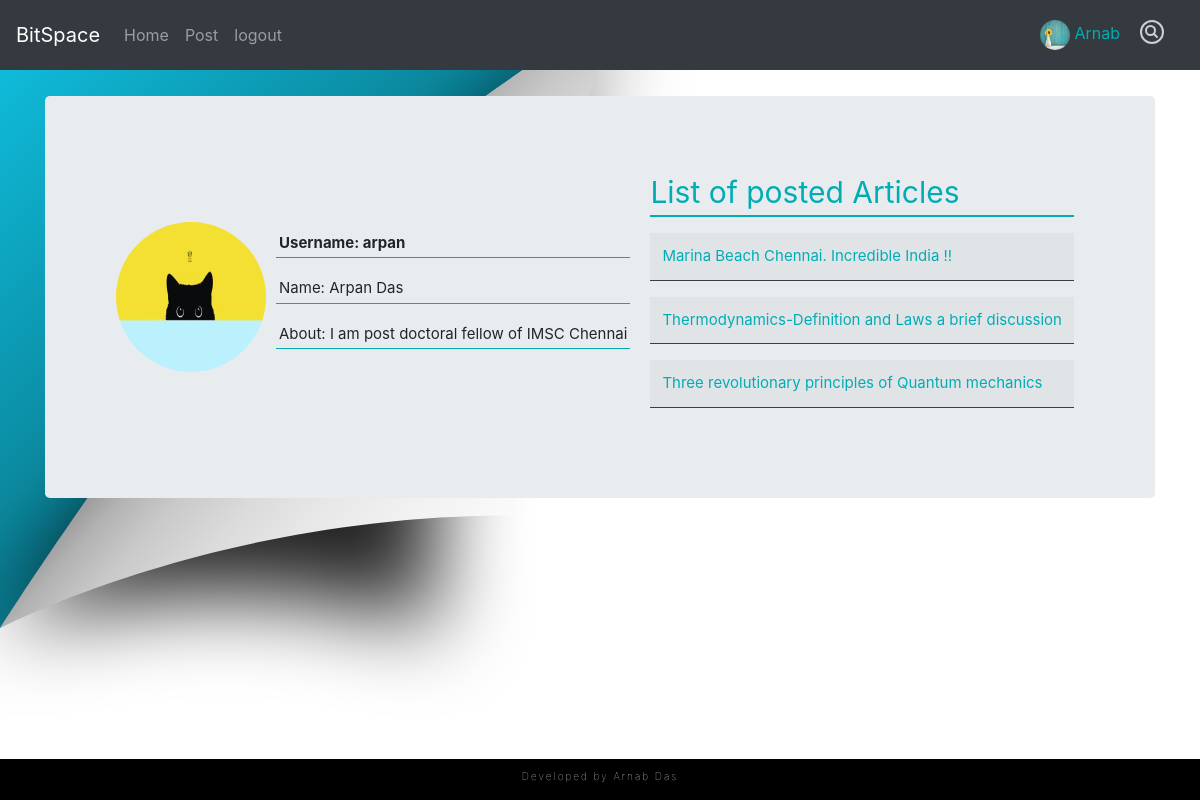
The page /user_profile/2/ (signed in) on the database as committed earlier.
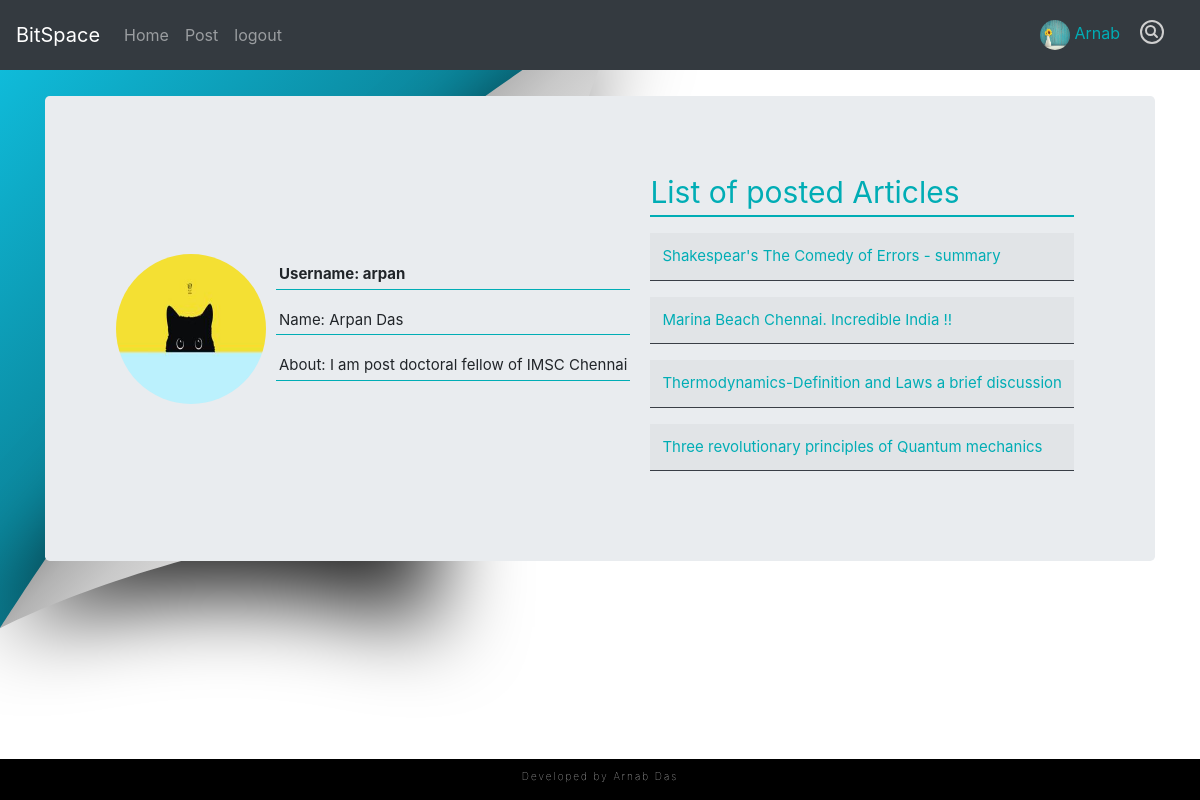
The same page on the database as committed later.
### blogs/models.py (models this page shows, shortened)
class Profile(models.Model):
    user = models.OneToOneField(User, on_delete=models.CASCADE)
    about = models.CharField(max_length=500)
    pro_pic = models.ImageField(default='default.jpg',upload_to='profile_pics')

class Article(models.Model):
    user = models.ForeignKey(User, on_delete=models.CASCADE)
    title = models.CharField(max_length=500)
    details = RichTextUploadingField()
    title_image = models.ImageField(default='default_title.jpg', upload_to='Article_heading_pics')
    publish_date = models.DateTimeField(auto_now=True)
    likes = models.ManyToManyField(User,related_name="likes", blank=True)
    class Meta:
       ordering = ['-publish_date']

### blogs/views.py (the view)
# urls.py: path('user_profile/<int:pk>/', views.UserProfileDetailView.as_view(), name='user_profile'),
class UserProfileDetailView(DetailView):
    context_object_name = 'user_profile'
    model = models.User
    template_name = 'blogs/user_profile.html'
    def get_context_data(self, **kwargs):
        context = super(UserProfileDetailView, self).get_context_data(**kwargs)
        context['article_list'] = Article.objects.all()
        return context

### blogs/templates/blogs/user_profile.html (shortened to what this page needs)
{% extends 'blogs/base.html' %}
{% block content %}
<div class="container pt-5 mt-5" xmlns="http://www.w3.org/1999/html">
    <div class="jumbotron  ">
                    <div class="menu">
                        <img class=" mypic" src=" {{user_profile.profile.pro_pic.url}}">
                          <div class="profile">
                                     <p class="item"> <b>Username: {{user_profile.username}}</b></p>
                                     <p class="item">Name: {{user_profile.first_name}} {{user_profile.last_name}}</p>
                                     <p class="item">About: {{user_profile.profile.about}}</p>
                          </div>
                          <div class="article">
                                    <p class="heading">List of posted Articles</p>
                                              {% if user_profile.article_set.all.count == 0 %}
                                              <i > No article is posted yet !!</i>
                                              {% else %}
                                                     {% for post in user_profile.article_set.all %}
                                                     <p class="article-item"><a  href="{% url 'blogs:detail' post.id %}">{{post.title}}</a>
                                                     </p>
                                                     {% endfor %}
                                              {% endif %}
                             </div>
                  </div>
     </div>
</div>
{% endblock %}

### blogs/templates/blogs/base.html (shortened to what this page needs)
<!doctype html>
<html lang="en">
{% load static %}
<head>
    <link rel="stylesheet" href="https://stackpath.bootstrapcdn.com/bootstrap/4.4.1/css/bootstrap.min.css">
  <link rel="stylesheet" href="{% static 'blogs/css/homestyle.css' %}" type="text/css">
   <link rel="stylesheet" href="https://cdnjs.cloudflare.com/ajax/libs/font-awesome/4.7.0/css/font-awesome.min.css">
</head>
<body>
    <nav class="navbar fixed-top navbar-expand-lg navbar-dark bg-dark   " >
        <a class="navbar-brand" href="{% url 'blogs:index' %}">BitSpace</a>
        <div class="collapse navbar-collapse" id="navbarText">
            <ul class="navbar-nav mr-auto">
                <li class="nav-item">
                    <a class="nav-link" href="{% url 'blogs:index' %}">Home <span class="sr-only">(current)</span></a>
                </li>
                 {% if user.is_authenticated%}
                <li class="nav-item">
                    <a  class="nav-link" href="{% url 'blogs:create' %}">Post</a>
                </li>
                <li> <a  class="nav-link" href="{% url 'blogs:logout' %}">logout</a></li>
                {% else %}
                <li> <a class="nav-link" href="{% url 'blogs:signup' %}">Register</a></li>
                <li> <a  class="nav-link" href="{% url 'blogs:login' %}">login</a></li>
                {% endif%}
            </ul>
             {% if user.is_authenticated%}
                    <a class="nav-item" href="{% url 'blogs:user_profile'   user.id %}">
                     <img class="navpic" src="{{user.profile.pro_pic.url}}" width="30" height="30"   alt="">
                          {{user}}
                    </a>
            {% else %}
              <span class="navbar-text">
          A bit space for showing your creativity
          </span>
   {% endif %}
     <a  class="nav-link" href="{% url 'blogs:search' %}"> <ion-icon size="large" name="search-circle-outline" style="color:#cfcfcf;"></ion-icon></a>
        </div>
    </nav>
{% block content %}
    {% endblock %}
    <div class="inner2">
            <p>Developed by Arnab Das </p>
        </div>
</body>
</html>

### blogs/static/blogs/css/homestyle.css (style rules this page uses)
body { background-color: #ffffff; background-attachment: fixed; background-repeat: no-repeat; background-position: top left; }
.menu { display: flex; flex-wrap: wrap; justify-items: center; justify-content: center; align-items: center; font-size: 15px; }
.profile { margin: 10px; display: flex; flex-direction: column; justify-items: center; justify-content: center; }
.item { padding: 3px; border-bottom: 1.2px solid #00adb5; }
.heading { font-size: 30px; color: #00adb5; border-bottom: 2px solid #00adb5; }
.article { margin: 10px; min-width: 30%; }
.article-item { padding: 12px; background-color: rgba(193, 197, 197, 0.212); border-bottom: 1px solid #393e46; }
a { color: #00adb5; }
.mypic { height: 150px; width: 150px; border-radius: 50%; }
.navpic { border-radius: 50%; }
.inner2 { position:fixed; left: 0; bottom: 0; width: 100%; font-size: 10px; letter-spacing: 2px; font-weight: lighter; background:black; color:white; padding-top:10px; text-align: center; }

Rows that differ between the two databases and show on the page:
added Article: title "Shakespear's The Comedy of Errors - summary"
